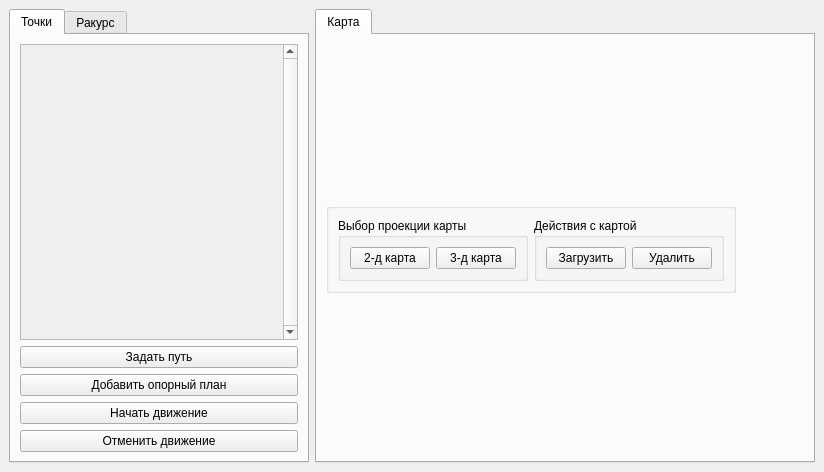
<?xml version="1.0" encoding="UTF-8"?>
<ui version="4.0">
 <class>MainWindow</class>
 <widget class="QMainWindow" name="MainWindow">
  <property name="geometry">
   <rect>
    <x>0</x>
    <y>0</y>
    <width>824</width>
    <height>472</height>
   </rect>
  </property>
  <property name="sizePolicy">
   <sizepolicy hsizetype="Fixed" vsizetype="Fixed">
    <horstretch>0</horstretch>
    <verstretch>0</verstretch>
   </sizepolicy>
  </property>
  <property name="windowTitle">
   <string>MainWindow</string>
  </property>
  <widget class="QWidget" name="centralWidget">
   <layout class="QHBoxLayout" name="centralWidgetHLayout">
    <item>
     <widget class="QTabWidget" name="leftTabWidget">
      <property name="sizePolicy">
       <sizepolicy hsizetype="Fixed" vsizetype="Expanding">
        <horstretch>0</horstretch>
        <verstretch>0</verstretch>
       </sizepolicy>
      </property>
      <property name="minimumSize">
       <size>
        <width>300</width>
        <height>0</height>
       </size>
      </property>
      <property name="layoutDirection">
       <enum>Qt::LeftToRight</enum>
      </property>
      <property name="currentIndex">
       <number>0</number>
      </property>
      <widget class="QWidget" name="pointsTab">
       <property name="sizePolicy">
        <sizepolicy hsizetype="Preferred" vsizetype="Expanding">
         <horstretch>0</horstretch>
         <verstretch>0</verstretch>
        </sizepolicy>
       </property>
       <property name="layoutDirection">
        <enum>Qt::LeftToRight</enum>
       </property>
       <attribute name="title">
        <string>Точки</string>
       </attribute>
       <layout class="QVBoxLayout" name="pointsTabVLayout">
        <item>
         <widget class="QScrollArea" name="pointsScrollArea">
          <property name="sizePolicy">
           <sizepolicy hsizetype="Expanding" vsizetype="Expanding">
            <horstretch>0</horstretch>
            <verstretch>0</verstretch>
           </sizepolicy>
          </property>
          <property name="focusPolicy">
           <enum>Qt::WheelFocus</enum>
          </property>
          <property name="verticalScrollBarPolicy">
           <enum>Qt::ScrollBarAlwaysOn</enum>
          </property>
          <property name="horizontalScrollBarPolicy">
           <enum>Qt::ScrollBarAlwaysOff</enum>
          </property>
          <property name="widgetResizable">
           <bool>true</bool>
          </property>
          <property name="alignment">
           <set>Qt::AlignHCenter|Qt::AlignTop</set>
          </property>
          <widget class="QWidget" name="pointsAreaWidgetContents">
           <property name="geometry">
            <rect>
             <x>0</x>
             <y>0</y>
             <width>257</width>
             <height>292</height>
            </rect>
           </property>
           <layout class="QVBoxLayout" name="pointsVLayout">
            <property name="leftMargin">
             <number>4</number>
            </property>
           </layout>
          </widget>
         </widget>
        </item>
        <item>
         <widget class="QPushButton" name="setupPathPointBtn">
          <property name="text">
           <string>Задать путь</string>
          </property>
         </widget>
        </item>
		<item>
		<widget class="QPushButton" name="addReferenceViewBtn">
          <property name="text">
           <string>Добавить опорный план</string>
          </property>
         </widget>
		</item>
        <item>
         <widget class="QPushButton" name="startMoveBtn">
          <property name="text">
           <string>Начать движение</string>
          </property>
         </widget>
        </item>
        <item>
         <widget class="QPushButton" name="stopMoveBtn">
          <property name="text">
           <string>Отменить движение</string>
          </property>
         </widget>
        </item>
       </layout>
      </widget>
      <widget class="QWidget" name="angleTab">
       <attribute name="title">
        <string>Ракурс</string>
       </attribute>
       <layout class="QVBoxLayout" name="angleTabVLayout">
        <item>
         <widget class="QScrollArea" name="anglesScrollArea">
          <property name="verticalScrollBarPolicy">
           <enum>Qt::ScrollBarAlwaysOn</enum>
          </property>
          <property name="horizontalScrollBarPolicy">
           <enum>Qt::ScrollBarAlwaysOff</enum>
          </property>
          <property name="widgetResizable">
           <bool>true</bool>
          </property>
          <widget class="QWidget" name="anglesScrollAreaContent">
           <property name="geometry">
            <rect>
             <x>0</x>
             <y>0</y>
             <width>257</width>
             <height>350</height>
            </rect>
           </property>
           <layout class="QVBoxLayout" name="anglesVLayout"/>
          </widget>
         </widget>
        </item>
        <item>
         <widget class="QPushButton" name="addAngleBtn">
          <property name="text">
           <string>Добавить ракурс</string>
          </property>
         </widget>
        </item>
        <item>
         <widget class="QPushButton" name="deleteAngleBtn">
          <property name="text">
           <string>Удалить ракурс</string>
          </property>
         </widget>
        </item>
       </layout>
      </widget>
     </widget>
    </item>
    <item>
     <widget class="QTabWidget" name="rightTabWidget">
      <property name="sizePolicy">
       <sizepolicy hsizetype="Expanding" vsizetype="Expanding">
        <horstretch>0</horstretch>
        <verstretch>0</verstretch>
       </sizepolicy>
      </property>
      <property name="minimumSize">
       <size>
        <width>500</width>
        <height>454</height>
       </size>
      </property>
      <property name="currentIndex">
       <number>1</number>
      </property>
      <widget class="QWidget" name="mapTab">
       <attribute name="title">
        <string>Карта</string>
       </attribute>
       <layout class="QVBoxLayout" name="mapTabVLayout">
		<item>
		    <widget class="QGroupBox" name="mapGroupBox">
			  <property name="sizePolicy">
			   <sizepolicy hsizetype="Fixed" vsizetype="Fixed">
				<horstretch>1</horstretch>
				<verstretch>0</verstretch>
			   </sizepolicy>
			  </property>
			  <layout class="QHBoxLayout" name="horizontalLayout_4">
			    <item>
         <widget class="QGroupBox" name="mapGroupBox">
          <property name="sizePolicy">
           <sizepolicy hsizetype="Fixed" vsizetype="Fixed">
            <horstretch>1</horstretch>
            <verstretch>0</verstretch>
           </sizepolicy>
          </property>
          <property name="title">
           <string>Выбор проекции карты</string>
          </property>
          <layout class="QHBoxLayout" name="horizontalLayout_3">
           <item>
            <widget class="QPushButton" name="orthoProjectionBtn">
             <property name="text">
              <string>2-д карта</string>
             </property>
            </widget>
           </item>
           <item>
            <widget class="QPushButton" name="perspectiveProjectionBtn">
             <property name="text">
              <string>3-д карта</string>
             </property>
            </widget>
           </item>
          </layout>
         </widget>
        </item>
        <item>
         <widget class="QGroupBox" name="mapGroupBox">
          <property name="sizePolicy">
           <sizepolicy hsizetype="Fixed" vsizetype="Fixed">
            <horstretch>0</horstretch>
            <verstretch>0</verstretch>
           </sizepolicy>
          </property>
          <property name="title">
           <string>Действия с картой</string>
          </property>
          <layout class="QHBoxLayout" name="horizontalLayout">
           <item>
            <widget class="QPushButton" name="loadMapBtn">
             <property name="text">
              <string>Загрузить</string>
             </property>
            </widget>
           </item>
           <item>
            <widget class="QPushButton" name="deleteMapBtn">
             <property name="text">
              <string>Удалить</string>
             </property>
            </widget>
           </item>
          </layout>
         </widget>
        </item>
			  </layout>
			 </widget>
		</item>
       </layout>
      </widget>
     </widget>
    </item>
   </layout>
  </widget>
 </widget>
 <resources>
  <include location="../test.qrc"/>
 </resources>
 <connections/>
</ui>
